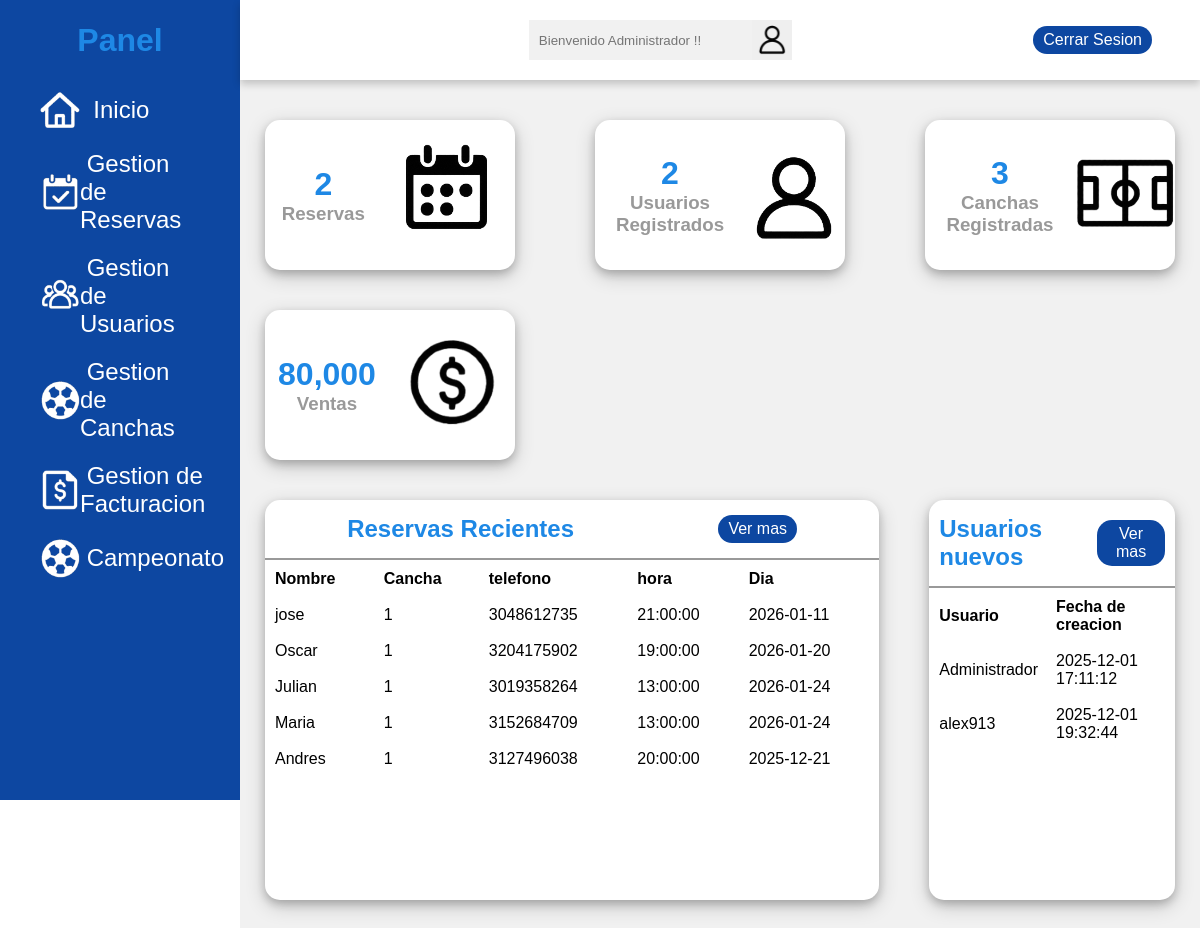
/app/GoldenPlayer/modulos/admin.php (signed in), run on the app's committed database.
### tables this page shows
CREATE TABLE `reservas` (
  `id` int(11) NOT NULL,
  `cancha_id` int(11) NOT NULL,
  `fecha` date NOT NULL,
  `hora` time NOT NULL,
  `nombre` varchar(100) NOT NULL,
  `email` varchar(100) DEFAULT NULL,
  `telefono` varchar(20) NOT NULL,
  `creado_en` timestamp NOT NULL DEFAULT current_timestamp(),
  `estado` enum('en_espera','confirmada','cancelada') DEFAULT 'en_espera',
  `motivo_cancelacion` varchar(255) DEFAULT NULL
);

CREATE TABLE `usuarios` (
  `id` int(11) NOT NULL,
  `nombre` varchar(15) NOT NULL,
  `apellido` varchar(15) NOT NULL,
  `username` varchar(50) NOT NULL,
  `email` varchar(100) NOT NULL,
  `password_hash` varchar(255) NOT NULL,
  `created_at` datetime DEFAULT current_timestamp(),
  `rol` varchar(10) DEFAULT NULL
);

### app/GoldenPlayer/modulos/admin.php (the view, shortened to what this page needs)
<?php
$conn = conexion();
?>
<!DOCTYPE html>
<html lang="en">
<head>
    <link rel="stylesheet" href="../css/admin.css">
    <link rel="stylesheet" href="https://cdn.datatables.net/2.0.8/css/dataTables.dataTables.min.css">
</head>
<body>
    <div class="side-menu">
        <div class="brand-name">
            <h1>Panel
            </h1>
        </div>
        <ul>
            <a href="admin.php">
                <li><img src="../img/panel/inicio.png" alt=""><span>&nbsp; Inicio</span></li>
            </a>
            <a href="reservas.php">
                <li><img src="../img/panel/reserva.png" alt=""><span>&nbsp;Gestion de Reservas</span></li>
            </a>
            <a href="usuarios.php">
                <li><img src="../img/panel/usuario.png" alt=""><span>&nbsp;Gestion de Usuarios</span></li>
            </a>
            <a href="canchas.php">
                <li><img src="../img/panel/cancha.png" alt=""><span>&nbsp;Gestion de Canchas</span></li>
            </a>
            <a href="facturacion.php">
                <li><img src="../img/panel/factura.png" alt=""><span>&nbsp;Gestion de Facturacion</span></li>
            </a>
            <a href="campeonato.php">
                <li><img src="../img/panel/cancha.png" alt=""><span>&nbsp;Campeonato</span></li>
            </a>
        </ul>
    </div>
    <div class="container">
        <div class="header">
            <div class="nav">
                <div class="search">
                    <input type="text" placeholder="Bienvenido <?php
                echo $_SESSION["username"];
                ?> !!" readonly>
                    <button type="submit"><img src="../img/user.png" alt=""></button>
                </div>
                <a href="../controlador/login/controladorCerrar.php" class="btn">Cerrar Sesion</a>
            </div>
        </div>
        <div class="content">
            <div class="cards">
                <div class="card">
                    <div class="box">
                        <h1><?php
                        $reservas = $conn->query("SELECT COUNT(*) AS total FROM reservas WHERE estado='en_espera'")->fetch_assoc()['total'];
                        print ($reservas)
                            ?></h1>
                        <h3>Reservas</h3>
                    </div>
                    <div class="icon-case">
                        <img src="../img/reserva.png" alt="">
                    </div>
                </div>
                <div class="card">
                    <div class="box">
                        <h1>
                            <?php
                            $usuarios = $conn->query("SELECT COUNT(*) AS total FROM usuarios")->fetch_assoc()['total'];
                            print ($usuarios)
                                ?>
                        </h1>
                        <h3>Usuarios Registrados</h3>
                    </div>
                    <div class="icon-case">
                        <img src="../img/usuario.png" alt="">
                    </div>
                </div>
                <div class="card">
                    <div class="box">
                        <h1>
                            <?php
                            $canchas = $conn->query("SELECT COUNT(*) AS total FROM canchas")->fetch_assoc()['total'];
                            print ($canchas)
                                ?>
                        </h1>
                        <h3>Canchas Registradas</h3>
                    </div>
                    <div class="icon-case">
                        <img src="../img/cancha.png" alt="">
                    </div>
                </div>
                <div class="card">
                    <div class="box">
                        <h1>
                            <?php
                            $sql = "SELECT SUM(c.precio) AS total_ventas
                             FROM reservas r
                             JOIN canchas c ON r.cancha_id = c.id
                             WHERE r.estado = 'confirmada'";
                            $result = $conn->query($sql);
                            $ventas = $result->fetch_assoc()['total_ventas'];
                            ?>
                            <?= number_format($ventas) ?>
                        </h1>
                        <h3>Ventas</h3>
                    </div>
                    <div class="icon-case">
                        <img src="../img/venta.png" alt="">
                    </div>
                </div>
            </div>
            <div class="content-2">
                <div class="recent-payments">
                    <div class="title">
                        <h2>Reservas Recientes</h2>
                        <a href="reservas.php" class="btn">Ver mas</a>
                    </div>
                    <table id="" class="display">
                        <thead>
                            <th>Nombre</th>
                            <th>Cancha</th>
                            <th>telefono</th>
                            <th>hora</th>
                            <th>Dia</th>
                        </thead>
                        <tbody>
                            <?php
                            $sql = "SELECT * FROM reservas ORDER BY id DESC LIMIT 5";
                            $query = mysqli_query($conn, $sql);
                            while ($row = mysqli_fetch_array($query)) { ?>
                                <tr>
                                    <td><?= $row['nombre'] ?></td>
                                    <td><?= $row['cancha_id'] ?></td>
                                    <td><?= $row['telefono'] ?></td>
                                    <td><?= $row['hora'] ?></td>
                                    <td><?= $row['fecha'] ?></td>
                                </tr>
                            <?php }
                            ?>
                        </tbody>
                    </table>
                </div>
                <div class="new-cancha">
                    <div class="title">
                        <h2>Usuarios nuevos</h2>
                        <a href="usuarios.php" class="btn">Ver mas</a>
                    </div>
                    <table>
                        <thead>
                            <tr>
                                <th>Usuario</th>
                                <th>Fecha de creacion</th>
                            </tr>
                        </thead>
                        <tbody>
                            <?php
                            $sql = "SELECT * FROM usuarios LIMIT 5";
                            $query = mysqli_query($conn, $sql);
                            while ($row = mysqli_fetch_array($query)) { ?>
                                <tr>
                                    <td><?= $row['username'] ?></td>
                                    <td><?= $row['created_at'] ?></td>
                                </tr>
                            <?php }
                            ?>
                        </tbody>
                    </table>
                </div>
            </div>
        </div>
    </div>
</body>
</html>

### app/GoldenPlayer/css/admin.css (style rules this page uses)
* { margin: 0; padding: 0; box-sizing: border-box; font-family: 'Poppins', sans-serif; }
body { min-height: 100vh; }
a { text-decoration: none; }
li { list-style: none; }
h1, h2 { color: #1E88E5; }
h3 { color: #999; }
.btn { background: #0D47A1; color: white; padding: 5px 10px; text-align: center; border-radius: 15px; }
.title { display: flex; align-items: center; justify-content: space-around; padding: 15px 10px; border-bottom: 2px solid #999; }
th,td { text-align: left; padding: 8px; }
.side-menu { position: fixed; background-color: #0D47A1; width: 20vw; min-height: 100vh; display: flex; flex-direction: column; }
.side-menu .brand-name { height: 10vh; display: flex; align-items: center; justify-content: center; }
.side-menu li { font-size: 24px; padding: 10px 40px; color: white; display: flex; align-items: center; }
.side-menu li img { width: 40px; height: 40px; }
.container { position: absolute; right: 0; width: 80vw; height: 100vh; background: #f1f1f1; }
.container .header { position: fixed; top: 0; right: 0; width: 80vw; height: 10vh; background: white; display: flex; align-items: center; justify-content: center; box-shadow: 0 4px 8px 0 rgb(0, 0, 0, 0.2); z-index: 1; }
.container .header .nav { width: 90%; display: flex; align-items: center; }
.container .header .nav .search { flex: 3; display: flex; justify-content: center; }
.container .header .nav .search input[type=text] { border: none; background: #f1f1f1; padding: 10px; width: 30%; }
.container .header .nav .search button { width: 40px; height: 40px; border: none; display: flex; align-items: center; justify-content: center; }
.container .header .nav .search button img { width: 30px; height: 30px; }
.container .content { position: relative; margin-top: 10vh; min-height: 90vh; background: #f1f1f1; }
.container .content .cards { padding: 20px 15px; display: flex; align-items: center; justify-content: space-between; flex-wrap: wrap; }
.container .content .cards .card { text-align: center; width: 250px; height: 150px; background: white; margin: 20px 10px; display: flex; align-items: center; justify-content: space-around; box-shadow: 0 4px 8px 0 rgb(0, 0, 0, 0.2), 0 6px 20px 0 rgba(0, 0, 0, 0.19); border-radius: 15px; }
.container .content .cards .card img { width: 100px; height: 100px; }
.container .content .content-2 { min-height: 60vh; display: flex; justify-content: space-around; align-items: flex-start; flex-wrap: wrap; }
.container .content .content-2 .recent-payments { min-height: 50vh; flex: 5; background: white; margin: 0 25px 25px 25px; box-shadow: 0 4px 8px 0 rgb(0, 0, 0, 0.2), 0 6px 20px 0 rgba(0, 0, 0, 0.19); display: flex; flex-direction: column; border-radius: 15px; }
.container .content .content-2 .new-cancha { flex: 2; background: white ; min-height: 50vh; margin: 0 25px; box-shadow: 0 4px 8px 0 rgb(0, 0, 0, 0.2), 0 6px 20px 0 rgba(0, 0, 0, 0.19); display: flex; flex-direction: column; border-radius: 15px; }

### data on the page
reservas: nombre "jose", cancha "1", telefono "3048612735", hora "21:00:00", fecha "2026-01-11"
reservas: nombre "Oscar", cancha "1", telefono "3204175902", hora "19:00:00", fecha "2026-01-20"
reservas: nombre "Julian", cancha "1", telefono "3019358264", hora "13:00:00", fecha "2026-01-24"
reservas: nombre "Maria", cancha "1", telefono "3152684709", hora "13:00:00", fecha "2026-01-24"
reservas: nombre "Andres", cancha "1", telefono "3127496038", hora "20:00:00", fecha "2025-12-21"
usuarios: username "Administrador", created_at "2025-12-01 17:11:12"
usuarios: username "alex913", created_at "2025-12-01 19:32:44"

### other printed values
$reservas "2"
$usuarios "2"
$canchas "3"
$ventas "80,000"
